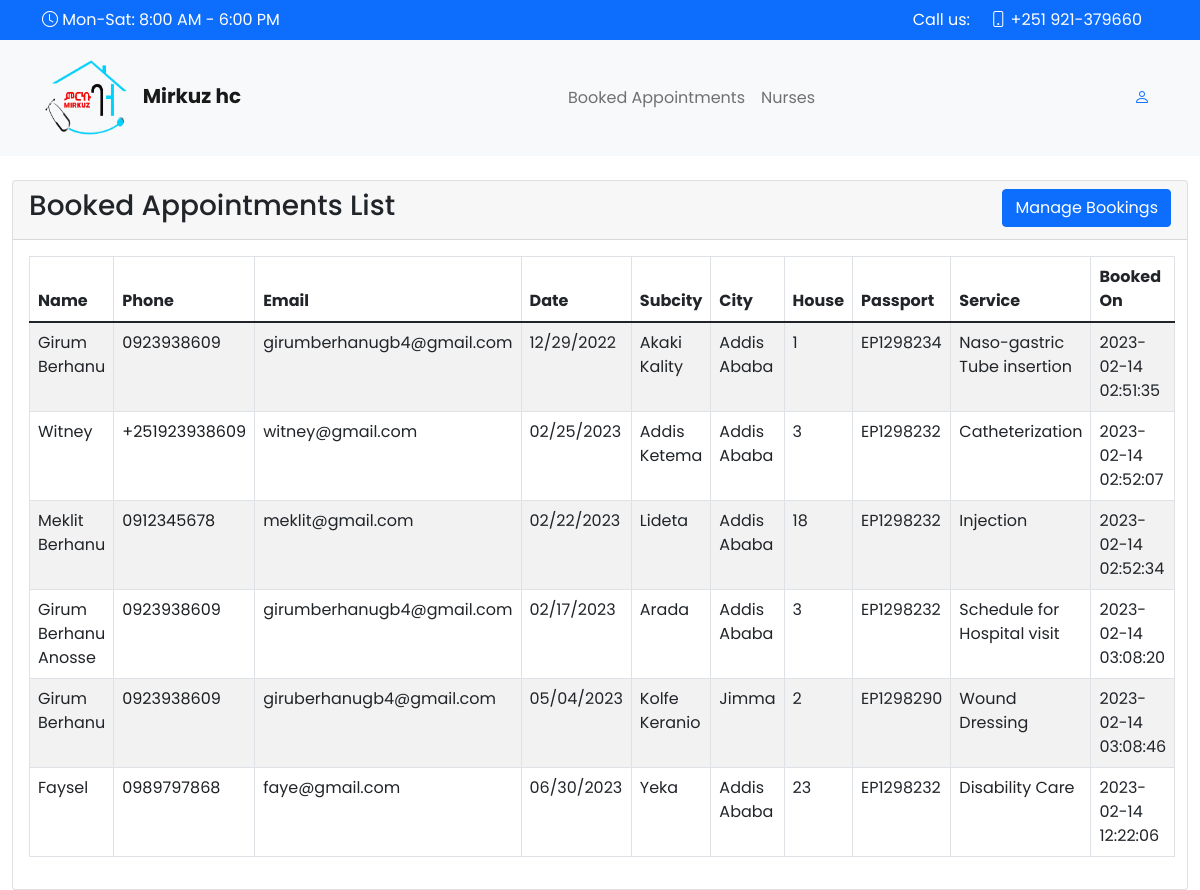
Screenshot of /display.php with the database file from the repository.
### tables this page shows
CREATE TABLE `book` (
  `id` int(11) NOT NULL,
  `Name` varchar(50) NOT NULL,
  `Phone` varchar(30) NOT NULL,
  `Email` varchar(50) NOT NULL,
  `Date` varchar(30) NOT NULL,
  `Subcity` varchar(50) NOT NULL,
  `City` varchar(50) NOT NULL,
  `House` int(3) NOT NULL,
  `Passport` varchar(9) NOT NULL,
  `Service` varchar(150) NOT NULL,
  `bookedOn` varchar(30) NOT NULL DEFAULT current_timestamp()
);

### display.php (the view, shortened to what this page needs)
<?php
include('conn.php');
?>
<!doctype html>
<html lang="en">
<head>
    <link href="https://cdn.jsdelivr.net/npm/bootstrap@5.1.3/dist/css/bootstrap.min.css" rel="stylesheet">
    <link href="https://cdn.jsdelivr.net/npm/bootstrap@5.0.2/dist/css/bootstrap.min.css" rel="stylesheet">
    <link rel="stylesheet" href="https://cdnjs.cloudflare.com/ajax/libs/bootstrap-icons/1.8.3/font/bootstrap-icons.min.css">
    <link rel="stylesheet" href="./CSS/style.css">
</head>
<body>
    <header>
        <section id="topbar" class="mb-2 mb-lg-0 mb-sm-0 d-none d-lg-flex align-items-center pt-2 pb-2 bg-primary text-white topbar-transparent">
            <div class="container">
                <div class="row">
                    <div class="col-lg-6   text-start">
                        <i class="bi bi-clock"></i> Mon-Sat: 8:00 AM - 6:00 PM
                    </div>
                    <div class="col-md-6 text-end">
                        Call us: <span class="px-3"><i class="bi bi-phone "></i> <a href="tel:+251921379660" style="color: #fff;"> +251 921-379660</a></span>
                    </div>
                </div>
            </div>
        </section>
        <nav class="navbar navbar-expand-lg navbar-light bg-light">
            <div class="container">
               <a class="navbar-brand" href="index.php">
                        <img src="img/Logo.png" alt="" width="90px" height="90px">
                        &nbsp;<strong>Mirkuz hc</strong>
                    </a>
                <div class="collapse navbar-collapse" id="navbarSupportedContent">
                    <ul class="navbar-nav m-auto mb-2 mb-lg-0">
                        <li class="nav-item">
                            <a class="nav-link" href="display.php">Booked Appointments</a>
                        </li>
                        <li class="nav-item">
                            <a class="nav-link" href="upload/view.php">Nurses</a>
                        </li>
                    </ul>
                    <ul class="navbar-nav mb-2 mb-lg-0 action-menu">
                        <li class="nav-item">
                            <a class="nav-link active" aria-current="page" href="login.php">
                                <i class="bi bi-person "></i>
                            </a>
                        </li>
                    </ul>
                </div>
            </div>
        </nav>
    </header>
    <div class="container-fluid">
        <div class="row">
            <div class="col-md-12 mt-4">
                <div class="card">
                <div class="card-header">
                        <h3>Booked Appointments List
                            <a href="manageBookings.php" class="btn btn-primary float-end">Manage Bookings</a>
                        </h3>
                    </div>
                    <div class="card-body">
                        <table class="table table-bordered table-striped">
                            <thead>
                                <tr>
                                    <th>Name</th>
                                    <th>Phone</th>
                                    <th>Email</th>
                                    <th>Date</th>
                                    <th>Subcity</th>
                                    <th>City</th>
                                    <th>House</th>
                                    <th>Passport</th>
                                    <th>Service</th>
                                    <th>Booked On</th>
                                </tr>
                            </thead>
                            <tbody>
                                <?php
                                $query = "SELECT * FROM book";
                                $statement = $conn->prepare($query);
                                $statement->execute();
                                $statement->setFetchMode(PDO::FETCH_OBJ);
                                $result = $statement->fetchAll();
                                if ($result) {
                                    foreach ($result as $row) {
                                ?>
                                        <tr>
                                            <td><?= $row->Name; ?></td>
                                            <td><a href="tel: <?= $row->Phone; ?>"><?= $row->Phone; ?> </a></td>
                                            <td><?= $row->Email; ?></td>
                                            <td><?= $row->Date; ?></td>
                                            <td><?= $row->Subcity; ?></td>
                                            <td><?= $row->City; ?></td>
                                            <td><?= $row->House; ?></td>
                                            <td><?= $row->Passport; ?></td>
                                            <td><?= $row->Service; ?></td>
                                            <td><?= $row->bookedOn; ?></td>
                                        </tr>
                                    <?php
                                    }
                                } else {
                                    ?>
                                    <tr>
                                        <td colspan="8">No Record Found</td>
                                    </tr>
                                <?php
                                }
                                ?>
                            </tbody>
                        </table>
                    </div>
                </div>
            </div>
        </div>
    </div>
</body>
</html>

### CSS/style.css (style rules this page uses)
* { margin: 0; padding: 0; box-sizing: border-box; font-family: 'Poppins',sans-serif; }
body { background: #fff !important; font-family: 'Poppins', sans-serif; }
a { text-decoration: none; color: #1a1e21; }
.active { color : #0D6EFD !important; }
:root { --main-color: #e6b30e; }

### rows the page displays
book: Name "Girum Berhanu", Phone "0923938609", Email "girumberhanugb4@gmail.com", Date "12/29/2022", Subcity "Akaki Kality", City "Addis Ababa", House "1", Passport "EP1298234", Service "Naso-gastric Tube insertion", bookedOn "2023-02-14 02:51:35"
book: Name "Witney", Phone "+251923938609", Email "witney@gmail.com", Date "02/25/2023", Subcity "Addis Ketema", City "Addis Ababa", House "3", Passport "EP1298232", Service "Catheterization", bookedOn "2023-02-14 02:52:07"
book: Name "Meklit Berhanu", Phone "0912345678", Email "meklit@gmail.com", Date "02/22/2023", Subcity "Lideta", City "Addis Ababa", House "18", Passport "EP1298232", Service "Injection", bookedOn "2023-02-14 02:52:34"
book: Name "Girum Berhanu Anosse", Phone "0923938609", Email "girumberhanugb4@gmail.com", Date "02/17/2023", Subcity "Arada", City "Addis Ababa", House "3", Passport "EP1298232", Service "Schedule for Hospital visit", bookedOn "2023-02-14 03:08:20"
book: Name "Girum Berhanu", Phone "0923938609", Email "giruberhanugb4@gmail.com", Date "05/04/2023", Subcity "Kolfe Keranio", City "Jimma", House "2", Passport "EP1298290", Service "Wound Dressing", bookedOn "2023-02-14 03:08:46"
book: Name "Faysel", Phone "0989797868", Email "faye@gmail.com", Date "06/30/2023", Subcity "Yeka", City "Addis Ababa", House "23", Passport "EP1298232", Service "Disability Care", bookedOn "2023-02-14 12:22:06"
